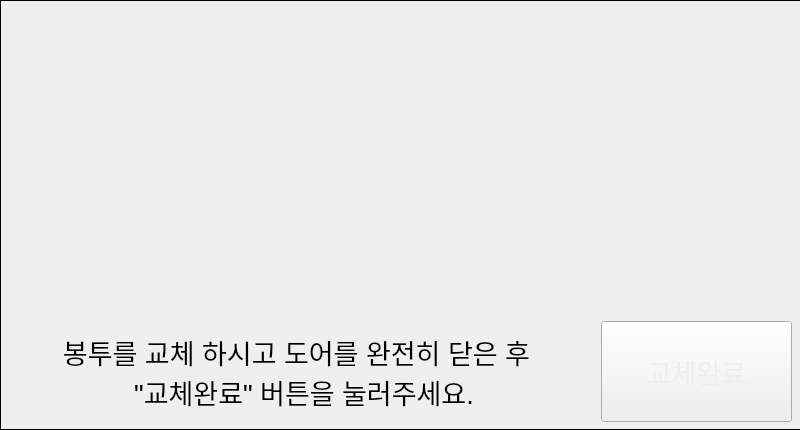
<?xml version="1.0" encoding="UTF-8"?>
<ui version="4.0">
 <class>page_transcash</class>
 <widget class="QWidget" name="page_transcash">
  <property name="geometry">
   <rect>
    <x>0</x>
    <y>0</y>
    <width>800</width>
    <height>430</height>
   </rect>
  </property>
  <property name="windowTitle">
   <string>Form</string>
  </property>
  <widget class="QFrame" name="frm_receiptInput">
   <property name="geometry">
    <rect>
     <x>140</x>
     <y>510</y>
     <width>521</width>
     <height>241</height>
    </rect>
   </property>
   <property name="styleSheet">
    <string notr="true">background-color: rgb(217, 217, 217);</string>
   </property>
   <property name="frameShape">
    <enum>QFrame::StyledPanel</enum>
   </property>
   <property name="frameShadow">
    <enum>QFrame::Raised</enum>
   </property>
   <widget class="QPushButton" name="btn_receiptConfirm">
    <property name="geometry">
     <rect>
      <x>360</x>
      <y>150</y>
      <width>151</width>
      <height>81</height>
     </rect>
    </property>
    <property name="font">
     <font>
      <pointsize>14</pointsize>
      <weight>75</weight>
      <italic>false</italic>
      <bold>true</bold>
     </font>
    </property>
    <property name="focusPolicy">
     <enum>Qt::NoFocus</enum>
    </property>
    <property name="text">
     <string>확인</string>
    </property>
   </widget>
   <widget class="QLabel" name="label">
    <property name="geometry">
     <rect>
      <x>20</x>
      <y>40</y>
      <width>431</width>
      <height>51</height>
     </rect>
    </property>
    <property name="font">
     <font>
      <pointsize>15</pointsize>
     </font>
    </property>
    <property name="text">
     <string>&quot;정산표를 봉투에 담아
 투입하신 후 확인버튼을 눌러주세요.&quot;</string>
    </property>
   </widget>
  </widget>
  <widget class="QStackedWidget" name="stackedWidget">
   <property name="geometry">
    <rect>
     <x>0</x>
     <y>0</y>
     <width>801</width>
     <height>430</height>
    </rect>
   </property>
   <property name="frameShape">
    <enum>QFrame::Box</enum>
   </property>
   <property name="currentIndex">
    <number>2</number>
   </property>
   <widget class="QWidget" name="pReturnBag">
    <widget class="QLabel" name="label_2">
     <property name="geometry">
      <rect>
       <x>10</x>
       <y>320</y>
       <width>571</width>
       <height>101</height>
      </rect>
     </property>
     <property name="font">
      <font>
       <pointsize>20</pointsize>
      </font>
     </property>
     <property name="text">
      <string>도어를 열고, 봉투를 회수 한 후 
  &quot;회수완료&quot; 버튼을 눌러주세요</string>
     </property>
     <property name="alignment">
      <set>Qt::AlignCenter</set>
     </property>
    </widget>
    <widget class="QPushButton" name="btn_ReturnComp">
     <property name="geometry">
      <rect>
       <x>600</x>
       <y>320</y>
       <width>191</width>
       <height>101</height>
      </rect>
     </property>
     <property name="font">
      <font>
       <pointsize>20</pointsize>
      </font>
     </property>
     <property name="focusPolicy">
      <enum>Qt::NoFocus</enum>
     </property>
     <property name="styleSheet">
      <string notr="true">border-image: url(:/image/base7.png);
color: rgb(238, 238, 236);</string>
     </property>
     <property name="text">
      <string>회수완료</string>
     </property>
    </widget>
    <widget class="QLabel" name="lbl_info_2">
     <property name="geometry">
      <rect>
       <x>0</x>
       <y>0</y>
       <width>801</width>
       <height>321</height>
      </rect>
     </property>
     <property name="font">
      <font>
       <pointsize>50</pointsize>
       <weight>75</weight>
       <bold>true</bold>
      </font>
     </property>
     <property name="styleSheet">
      <string notr="true">border-image: url(:/image/IMAGE_DOOROPEN.PNG);</string>
     </property>
     <property name="frameShape">
      <enum>QFrame::NoFrame</enum>
     </property>
     <property name="text">
      <string/>
     </property>
     <property name="scaledContents">
      <bool>true</bool>
     </property>
     <property name="alignment">
      <set>Qt::AlignCenter</set>
     </property>
    </widget>
   </widget>
   <widget class="QWidget" name="pBarcode">
    <widget class="QLabel" name="label_4">
     <property name="geometry">
      <rect>
       <x>10</x>
       <y>320</y>
       <width>571</width>
       <height>101</height>
      </rect>
     </property>
     <property name="font">
      <font>
       <pointsize>20</pointsize>
      </font>
     </property>
     <property name="text">
      <string>우측 하단에 부착된 바코드 리더기에 
새 봉투의 바코드를 인식시켜주세요</string>
     </property>
     <property name="alignment">
      <set>Qt::AlignCenter</set>
     </property>
    </widget>
    <widget class="QLabel" name="lbl_info_3">
     <property name="geometry">
      <rect>
       <x>0</x>
       <y>0</y>
       <width>801</width>
       <height>321</height>
      </rect>
     </property>
     <property name="font">
      <font>
       <pointsize>50</pointsize>
       <weight>75</weight>
       <bold>true</bold>
      </font>
     </property>
     <property name="styleSheet">
      <string notr="true">border-image: url(:/image/IMAGE_BARCODE.PNG);</string>
     </property>
     <property name="frameShape">
      <enum>QFrame::NoFrame</enum>
     </property>
     <property name="text">
      <string/>
     </property>
     <property name="scaledContents">
      <bool>true</bool>
     </property>
     <property name="alignment">
      <set>Qt::AlignCenter</set>
     </property>
    </widget>
    <widget class="QPushButton" name="btn_Barcode">
     <property name="geometry">
      <rect>
       <x>600</x>
       <y>320</y>
       <width>191</width>
       <height>101</height>
      </rect>
     </property>
     <property name="font">
      <font>
       <pointsize>20</pointsize>
      </font>
     </property>
     <property name="focusPolicy">
      <enum>Qt::NoFocus</enum>
     </property>
     <property name="styleSheet">
      <string notr="true">border-image: url(:/image/base7.png);
color: rgb(238, 238, 236);</string>
     </property>
     <property name="text">
      <string>재시도</string>
     </property>
    </widget>
   </widget>
   <widget class="QWidget" name="pChangeBag">
    <widget class="QLabel" name="label_3">
     <property name="geometry">
      <rect>
       <x>10</x>
       <y>320</y>
       <width>571</width>
       <height>101</height>
      </rect>
     </property>
     <property name="font">
      <font>
       <pointsize>20</pointsize>
      </font>
     </property>
     <property name="text">
      <string>봉투를 교체 하시고 도어를 완전히 닫은 후
  &quot;교체완료&quot; 버튼을 눌러주세요.</string>
     </property>
     <property name="alignment">
      <set>Qt::AlignCenter</set>
     </property>
    </widget>
    <widget class="QPushButton" name="btn_ChangeComp">
     <property name="geometry">
      <rect>
       <x>600</x>
       <y>320</y>
       <width>191</width>
       <height>101</height>
      </rect>
     </property>
     <property name="font">
      <font>
       <pointsize>20</pointsize>
      </font>
     </property>
     <property name="focusPolicy">
      <enum>Qt::NoFocus</enum>
     </property>
     <property name="styleSheet">
      <string notr="true">border-image: url(:/image/base7.png);
color: rgb(238, 238, 236);</string>
     </property>
     <property name="text">
      <string>교체완료</string>
     </property>
    </widget>
    <widget class="QLabel" name="lbl_info">
     <property name="geometry">
      <rect>
       <x>0</x>
       <y>0</y>
       <width>801</width>
       <height>321</height>
      </rect>
     </property>
     <property name="font">
      <font>
       <pointsize>50</pointsize>
       <weight>75</weight>
       <bold>true</bold>
      </font>
     </property>
     <property name="styleSheet">
      <string notr="true">border-image: url(:/image/IMAGE_DOORCLOSE.PNG);</string>
     </property>
     <property name="frameShape">
      <enum>QFrame::NoFrame</enum>
     </property>
     <property name="text">
      <string/>
     </property>
     <property name="scaledContents">
      <bool>true</bool>
     </property>
     <property name="alignment">
      <set>Qt::AlignCenter</set>
     </property>
    </widget>
   </widget>
  </widget>
 </widget>
 <resources/>
 <connections/>
</ui>
